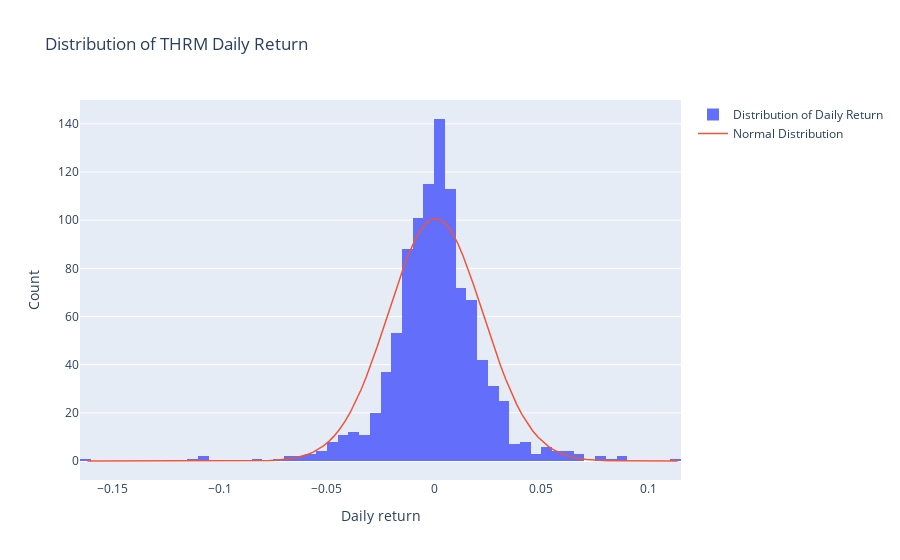

Notebook source saved alongside this figure:
### Markdown cell above
Take a view on its distribution:

### Code cell
fig = go.Figure()
fig.add_trace(
    go.Histogram(x=df_stack_daily["daily_return"], 
                name="Distribution of Daily Return")
)
# add normal curve
xrange = np.arange(df_stack_daily["daily_return"].min(),
                   df_stack_daily["daily_return"].max(),0.0025)
yrange = stats.norm(loc=df_stack_daily["daily_return"].mean(),
                    scale=df_stack_daily["daily_return"].std()).pdf(xrange)
ratio = (df_stack_daily["daily_return"].shape[0] * 0.10) / yrange.max()

fig.add_trace(
    go.Scatter(x=xrange, 
               y=yrange * ratio, 
               mode='lines',line=dict(width=1.5),
               name='Normal Distribution')
)

fig.update_layout(
    title="Distribution of {} Daily Return".format(stack_symbol),
    yaxis_title='Count'.format(stack_symbol),
    xaxis_title='Daily return')

fig.show()
